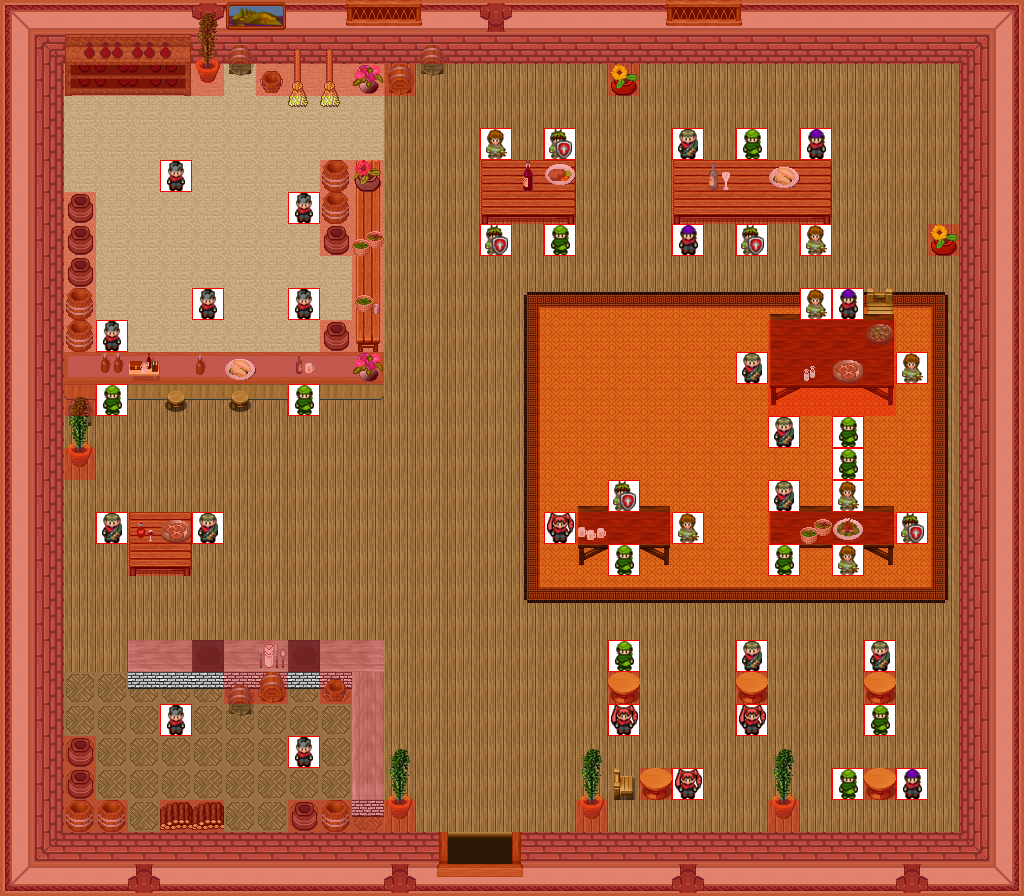

The image is a tile-based game level rendered from a .tmx file. Its description and source (layers, tilesets, objects; grid data summarised) follow:
An orthogonal 32x28 tile map with 32x32 px tiles, 7 tile layers (0_floor, 1_terrain, 2_object, 3_roof, ...), 43 tilesets.

<map version="1.2" tiledversion="1.2.2" orientation="orthogonal" renderorder="right-down" width="32" height="28" tilewidth="32" tileheight="32" infinite="0" nextlayerid="15" nextobjectid="1">
 <tileset firstgid="1" name="int_wall_dark_red.png" tilewidth="32" tileheight="32" tilecount="16" columns="4">
  <image source="../../tileset/building/wall/int_wall_dark_red.png" width="128" height="128" />
 </tileset>
 <tileset firstgid="17" name="int_wall_dark_red_corners.png" tilewidth="32" tileheight="32" tilecount="16" columns="4">
  <image source="../../tileset/building/wall/int_wall_dark_red_corners.png" width="128" height="128" />
 </tileset>
 <tileset firstgid="33" name="int_wall_bricks.png" tilewidth="32" tileheight="32" tilecount="12" columns="2">
  <image source="../../tileset/building/wall/int_wall_bricks.png" width="64" height="192" />
 </tileset>
 <tileset firstgid="45" name="tiles.png" tilewidth="32" tileheight="32" tilecount="8" columns="2">
  <image source="../../tileset/ground/indoor/tiles.png" width="64" height="128" />
 </tileset>
 <tileset firstgid="53" name="window_long.png" tilewidth="32" tileheight="32" tilecount="3" columns="3">
  <image source="../../tileset/building/window/window_long.png" width="96" height="32" />
 </tileset>
 <tileset firstgid="56" name="int_ns.png" tilewidth="32" tileheight="32" tilecount="18" columns="3">
  <image source="../../tileset/building/stairs/int_ns.png" width="96" height="192" />
 </tileset>
 <tileset firstgid="74" name="wooden_pale.png" tilewidth="32" tileheight="32" tilecount="1" columns="1">
  <image source="../../tileset/furniture/table/wooden_pale.png" width="32" height="32" />
 </tileset>
 <tileset firstgid="75" name="table_with_hob_pale.png" tilewidth="32" tileheight="32" tilecount="3" columns="3">
  <image source="../../tileset/furniture/table/table_with_hob_pale.png" width="96" height="32" />
 </tileset>
 <tileset firstgid="78" name="table_with_beer.png" tilewidth="32" tileheight="32" tilecount="8" columns="4">
  <image source="../../tileset/furniture/table/table_with_beer.png" width="128" height="64" />
 </tileset>
 <tileset firstgid="86" name="grey_pale.png" tilewidth="32" tileheight="32" tilecount="8" columns="2">
  <image source="../../tileset/furniture/table/grey_pale.png" width="64" height="128" />
 </tileset>
 <tileset firstgid="94" name="bricked_edges.png" tilewidth="32" tileheight="32" tilecount="15" columns="5">
  <image source="../../tileset/building/wall/bricked_edges.png" width="160" height="96" />
 </tileset>
 <tileset firstgid="109" name="door_s.png" tilewidth="32" tileheight="32" tilecount="6" columns="3">
  <image source="../../tileset/building/door/door_s.png" width="96" height="64" />
 </tileset>
 <tileset firstgid="115" name="wooden_pale.png" tilewidth="32" tileheight="32" tilecount="4" columns="2">
  <image source="../../tileset/furniture/chair/wooden_pale.png" width="64" height="64" />
 </tileset>
 <tileset firstgid="119" name="stool.png" tilewidth="32" tileheight="32" tilecount="1" columns="1">
  <image source="../../tileset/furniture/chair/stool.png" width="32" height="32" />
 </tileset>
 <tileset firstgid="120" name="knife_spoon.png" tilewidth="32" tileheight="32" tilecount="1" columns="1">
  <image source="../../tileset/furniture/crockery/knife_spoon.png" width="32" height="32" />
 </tileset>
 <tileset firstgid="121" name="large_island.png" tilewidth="32" tileheight="32" tilecount="2" columns="2">
  <image source="../../tileset/furniture/picture/large_island.png" width="64" height="32" />
 </tileset>
 <tileset firstgid="123" name="pale_book_bottle_shelf.png" tilewidth="32" tileheight="32" tilecount="12" columns="3">
  <image source="../../tileset/furniture/shelve/pale_book_bottle_shelf.png" width="96" height="128" />
 </tileset>
 <tileset firstgid="135" name="wooden_rectangular.png" tilewidth="32" tileheight="32" tilecount="9" columns="3">
  <image source="../../tileset/furniture/table/wooden_rectangular.png" width="96" height="96" />
 </tileset>
 <tileset firstgid="144" name="barrel.png" tilewidth="32" tileheight="32" tilecount="2" columns="1">
  <image source="../../tileset/item/pot/barrel.png" width="32" height="64" />
 </tileset>
 <tileset firstgid="146" name="pot_purple.png" tilewidth="32" tileheight="32" tilecount="1" columns="1">
  <image source="../../tileset/item/pot/pot_purple.png" width="32" height="32" />
 </tileset>
 <tileset firstgid="147" name="meals_1.png" tilewidth="32" tileheight="32" tilecount="2" columns="2">
  <image source="../../tileset/item/food/meals_1.png" width="64" height="32" />
 </tileset>
 <tileset firstgid="149" name="meals_2.png" tilewidth="32" tileheight="32" tilecount="2" columns="1">
  <image source="../../tileset/item/food/meals_2.png" width="32" height="64" />
 </tileset>
 <tileset firstgid="151" name="red_wine.png" tilewidth="32" tileheight="32" tilecount="4" columns="2">
  <image source="../../tileset/item/drink/red_wine.png" width="64" height="64" />
 </tileset>
 <tileset firstgid="155" name="brush.png" tilewidth="32" tileheight="32" tilecount="3" columns="1">
  <image source="../../tileset/item/brush.png" width="32" height="96" />
 </tileset>
 <tileset firstgid="158" name="pot_plant.png" tilewidth="32" tileheight="32" tilecount="3" columns="1">
  <image source="../../tileset/plant/indoor/pot_plant.png" width="32" height="96" />
 </tileset>
 <tileset firstgid="161" name="flower_vase.png" tilewidth="32" tileheight="32" tilecount="3" columns="3">
  <image source="../../tileset/plant/indoor/flower_vase.png" width="96" height="32" />
 </tileset>
 <tileset firstgid="164" name="collision.png" tilewidth="32" tileheight="32" tilecount="1" columns="1">
  <image source="../../tileset/logic/collision.png" width="32" height="32" />
 </tileset>
 <tileset firstgid="165" name="portal.png" tilewidth="32" tileheight="32" tilecount="16" columns="8">
  <image source="../../tileset/logic/portal.png" width="256" height="64" />
 </tileset>
 <tileset firstgid="181" name="protection.png" tilewidth="32" tileheight="32" tilecount="2" columns="2">
  <image source="../../tileset/logic/protection.png" width="64" height="32" />
 </tileset>
 <tileset firstgid="183" name="int_wall_brick_wood.png" tilewidth="32" tileheight="32" tilecount="4" columns="2">
  <image source="../../tileset/building/wall/int_wall_brick_wood.png" width="64" height="64" />
 </tileset>
 <tileset firstgid="187" name="wooden_trestle" tilewidth="32" tileheight="32" tilecount="9" columns="3">
  <image source="../../tileset/furniture/table/wooden_trestle.png" width="96" height="96" />
 </tileset>
 <tileset firstgid="196" name="brick_base" tilewidth="32" tileheight="32" tilecount="3" columns="3">
  <image source="../../tileset/furniture/table/brick_base.png" width="96" height="32" />
 </tileset>
 <tileset firstgid="199" name="beers_and_flasks.png" tilewidth="32" tileheight="32" tilecount="12" columns="4">
  <image source="../../tileset/item/drink/beers_and_flasks.png" width="128" height="96" />
 </tileset>
 <tileset firstgid="211" name="bottles_and_glass.png" tilewidth="32" tileheight="32" tilecount="1" columns="1">
  <image source="../../tileset/item/drink/bottle_and_glass.png" width="32" height="32" />
 </tileset>
 <tileset firstgid="212" name="bottles_and_cups.png" tilewidth="32" tileheight="32" tilecount="16" columns="4">
  <image source="../../tileset/item/drink/bottles_and_cups.png" width="128" height="128" />
 </tileset>
 <tileset firstgid="228" name="rustic_meals" tilewidth="32" tileheight="32" tilecount="2" columns="2">
  <image source="../../tileset/item/food/rustic_meals.png" width="64" height="32" />
 </tileset>
 <tileset firstgid="230" name="casks.png" tilewidth="32" tileheight="32" tilecount="4" columns="2">
  <image source="../../tileset/item/drink/casks.png" width="64" height="64" />
 </tileset>
 <tileset firstgid="234" name="floor_tiles.png" tilewidth="32" tileheight="32" tilecount="9" columns="3">
  <image source="../../tileset/ground/indoor/floor_tiles.png" width="96" height="96" />
 </tileset>
 <tileset firstgid="243" name="rug" tilewidth="32" tileheight="32" tilecount="9" columns="3">
  <image source="../../tileset/furniture/carpet/orange.png" width="96" height="96" />
 </tileset>
 <tileset firstgid="252" name="long_front_on.png" tilewidth="32" tileheight="32" tilecount="3" columns="1">
  <image source="../../tileset/furniture/table/long_front_on.png" trans="ff00ff" width="32" height="96" />
 </tileset>
 <tileset firstgid="255" name="firewood" tilewidth="32" tileheight="32" tilecount="12" columns="3">
  <image source="../../tileset/item/firewood.png" width="96" height="128" />
 </tileset>
 <tileset firstgid="267" name="pol_piraci_lutin" tilewidth="32" tileheight="32" tilecount="16" columns="8">
  <image source="../../tileset/logic/creature/pol_piraci_lutin.png" width="256" height="64" />
 </tileset>
 <tileset firstgid="283" name="kafelki_rozne" tilewidth="32" tileheight="32" tilecount="80" columns="16">
  <image source="../../tileset/pol/domki/podloga/kafelki_rozne.png" width="512" height="160" />
 </tileset>
 <layer id="8" name="0_floor" width="32" height="28">
  <data>[896 cells, 896 non-empty, 4 distinct tile ids]</data>
 </layer>
 <layer id="9" name="1_terrain" width="32" height="28">
  <data>[896 cells, 426 non-empty, 72 distinct tile ids]</data>
 </layer>
 <layer id="10" name="2_object" width="32" height="28">
  <data>[896 cells, 69 non-empty, 42 distinct tile ids]</data>
 </layer>
 <layer id="11" name="3_roof" width="32" height="28">
  <data>[896 cells, 21 non-empty, 5 distinct tile ids]</data>
 </layer>
 <layer id="12" name="objects" width="32" height="28">
  <data>[896 cells, 46 non-empty, 7 distinct tile ids]</data>
 </layer>
 <layer id="13" name="collision" width="32" height="28" opacity="0.31">
  <data>[896 cells, 332 non-empty, 1 distinct tile ids]</data>
 </layer>
 <layer id="14" name="protection" width="32" height="28" opacity="0.41">
  <data>[896 cells, 0 non-empty, 0 distinct tile ids]</data>
 </layer>
</map>
